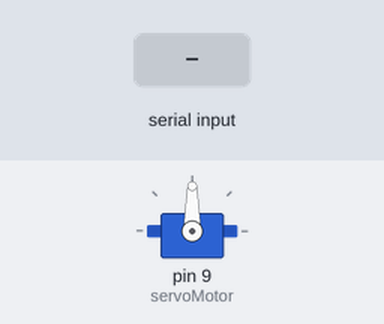
A sketch run on a simulated Arduino Uno, built with avr-gcc and run on an emulated ATmega328P. Shown: servo. Inputs (shaded band) come from the test bench.

Above: at 1.2 s.
1.3 s: "30,150\n" received over Serial
At 3.4 s:
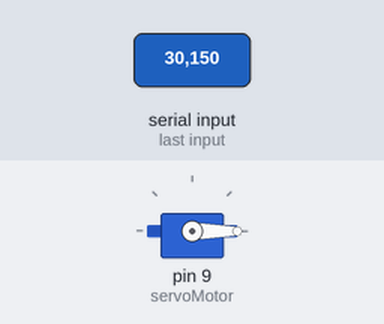
3.8 s: "90,45\n" received over Serial
At 4.6 s:
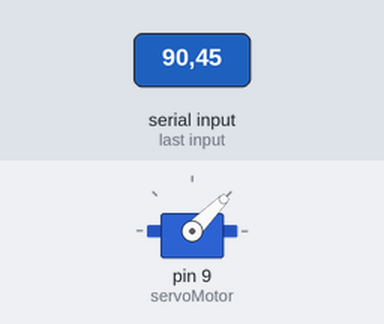
6.3 s: "200\n" received over Serial
At 7.1 s:
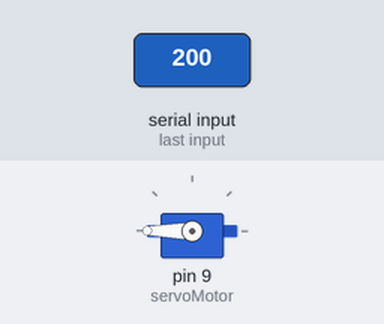
Timing chart, 0 to 9.3 s (numbered marks = the images above; inputs shaded):
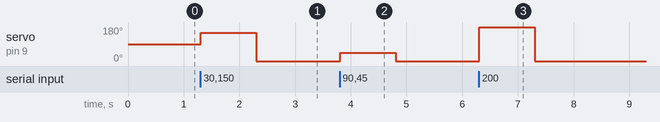

Measured:
- after the input at 1.3 s, servo on pin 9 (servoMotor): 90° → 150° at once, → 0° 1.0 s later
- after the input at 3.8 s, servo on pin 9 (servoMotor): 0° → 45° at once, → 0° 1.0 s later
- after the input at 6.3 s, servo on pin 9 (servoMotor): 0° → 180° at once, → 0° 1.0 s later

The sketch:

servo.ino
```cpp
#include <Servo.h>

Servo servoMotor;

void setup() {
    Serial.begin(9600);
    servoMotor.attach(9);
}

void loop() {
    if (Serial.available() > 0) {
        int angle = Serial.parseInt(); // Read angle data from serial port
        servoMotor.write(angle); // Move servo to the specified angle
    }
}
```
